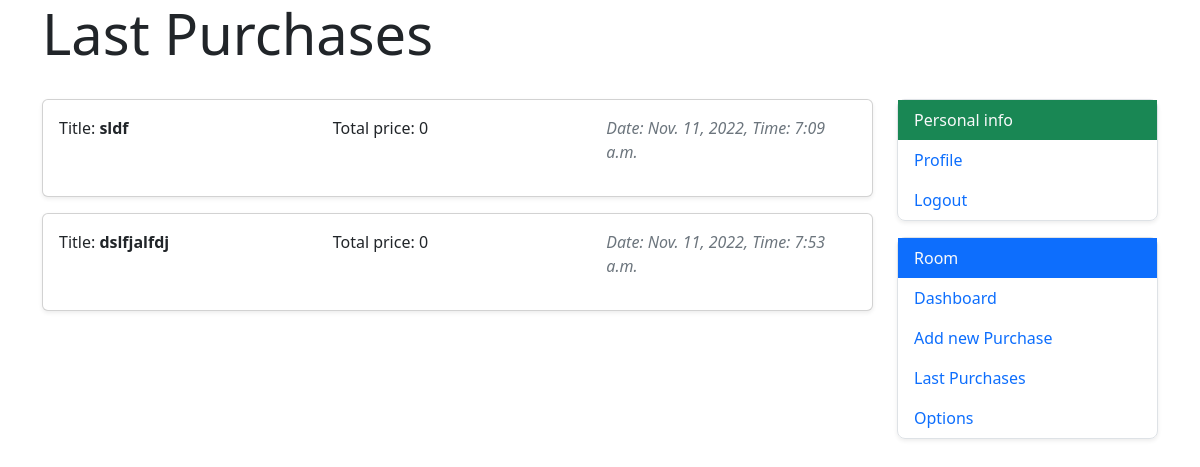
The app's page /room/purchase_list/9/ (signed in) with its own data.
### rooms/models.py (models this page shows, shortened)
class Purchase(models.Model):
    title = models.CharField(max_length=250, blank=True)
    created_at = models.DateTimeField(auto_now_add=True)
    purchaser = models.ForeignKey(get_user_model(), related_name='purchase', on_delete=models.CASCADE, blank=False)
    items = models.ManyToManyField(Item, related_name='cart')
    member = models.ManyToManyField(get_user_model(), related_name='shared_purchase', blank=True)
    is_payed = models.BooleanField(default=False)
    room = models.ForeignKey(Room, on_delete=models.CASCADE, related_name='purchases', null=True)

### rooms/views.py (the view)
# urls.py: path('purchase_list/<int:pk>/', views.purchase_list_view, name='purchase_list')
def purchase_list_view(request, pk):
    room = Room.objects.get(pk=pk)
    purchases = Purchase.objects.filter(room=room)
    purchase_sum = 0
    context = {
        'room_obj': room,
        'purchases': purchases,
        'sum': purchase_sum,
    }
    return render(request, 'rooms/purchase_list.html', context=context)

### rooms/templates/rooms/purchase_list.html (shortened to what this page needs)
{% extends '_base.html' %}
{% block page-content %}
    <div class="container">
<p class="display-4">Last Purchases</p>
        <div class="row">
            <div class="col-9">
                {% for purchase in purchases %}
                    <div class="card my-3 shadow-sm" data-bs-toggle="collapse" data-bs-target="#PurchaseDetail{{ forloop.counter }}"
                         aria-expanded="false" aria-controls="PurchaseDetail{{ forloop.counter }}">
                        <div class="card-body">
                            <div class="row">
                                <div class="col"><p class="text fw-normal" style="display: inline;">Title: </p><p class="text fw-semibold" style="display: inline;">{{ purchase.title }}</p></div>
                                <div class="col"><p class="text">Total price: {{ sum }}</p></div>
                                <div class="col"><p class="text-muted fst-italic fw-light">Date: {{ purchase.created_at.date }}, Time: {{ purchase.created_at.time }}</p></div>
                            </div>
                        </div>
                    </div>
                {% endfor %}
            </div>
            <div class="col-3">
                {% include 'rooms/right_panel.html' with room=room_obj %}
            </div>
        </div>
    </div>
{% endblock %}

### records on screen
Purchase: title "sldf", is_payed "0", created_at "Nov. 11, 2022", created_at.time "7:09 a.m."
Purchase: title "dslfjalfdj", is_payed "0", created_at "Nov. 11, 2022", created_at.time "7:53 a.m."
